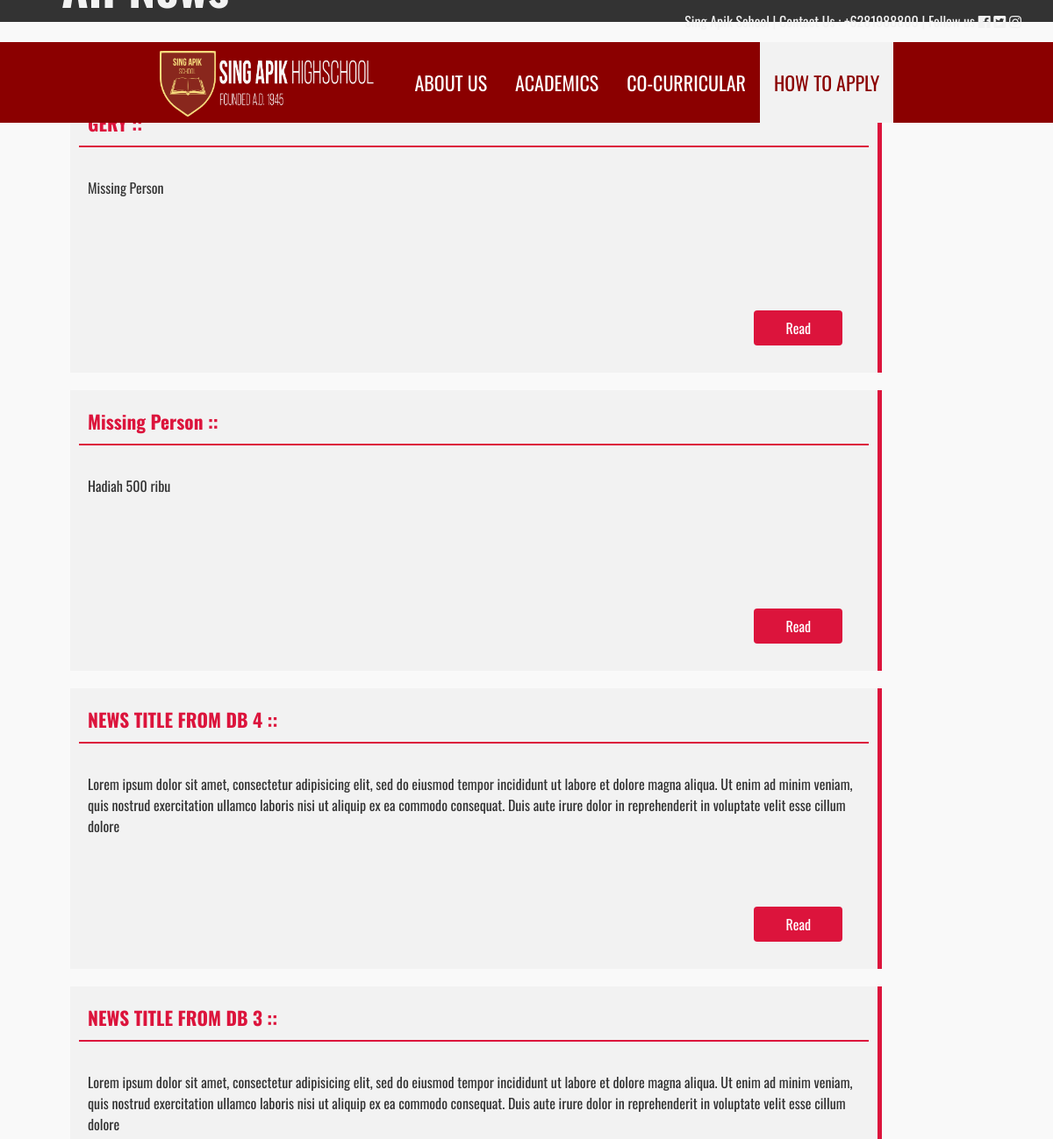
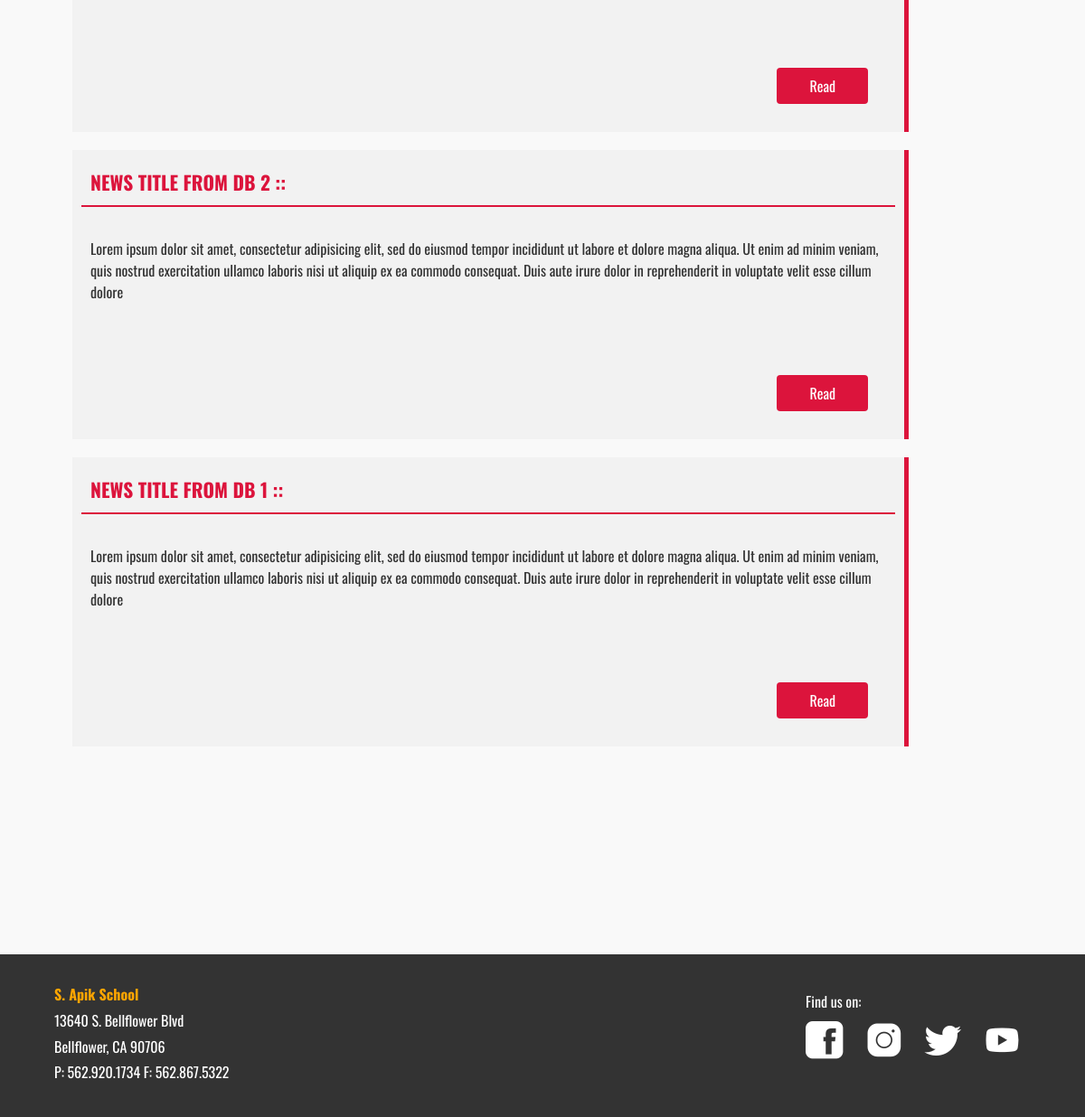
/index.php/web/all_news, run on the app's committed database (2 pictures, top to bottom).
### tables this page shows
CREATE TABLE `news` (
  `news_id` int(11) NOT NULL,
  `news_title` varchar(200) NOT NULL,
  `news_text` text NOT NULL,
  `news_date` date NOT NULL,
  `news_slug` varchar(200) NOT NULL,
  `news_image` text NOT NULL
);

### application/controllers/Web.php (called while the page is built, shortened)
<?php
class Web extends CI_Controller {
	function __construct(){
        $this->load->model('events');
        $this->load->model('news');
        $this->load->model('tuition');
        $this->load->model('schedule');
        $this->load->helper('text');
        $this->load->library('upload');
    }
    public function all_news(){
    	$data=array(
    		'res'=>$this->news->get_all_news()
    	);
    	$this->load->view('template/head');
		$this->load->view('template/nav');
    	$this->load->view('news/news_list',$data);
    	$this->load->view('template/footer');
		$this->load->view('template/foot');
    }
}

### index.php (called while the page is built, shortened)
<?php
require_once BASEPATH.'core/CodeIgniter.php';

### application/models/News.php (called while the page is built, shortened)
<?php
class News extends CI_Model{
    function get_all_news(){
        $hsl=$this->db->query("SELECT * FROM news ORDER BY news_id DESC");
        return $hsl;
    }
}
?>

### application/views/news/news_list.php (the view, shortened to what this page needs)
<div class="mainwrap">
  <div class="contentwrap">
    <h1 class="title">All News</h1>
    <div class="contents">
        <div class="grid-container-3">
            <?php
            function word_limit($string, $word_limit){
                    $words = explode(" ",$string);
                    return implode(" ",array_splice($words,0,$word_limit));
                    }
            foreach ($res->result() as $post) :
            ?>
                <div class="grid-item-3">
                    <div class="cage-evt-3">
                        <h3 class="cage-evt-title-3"><?php echo word_limit($post->news_title,9);?> ::</h3><br>
                        <div class="cage-evt-desc-3">
                            <?php echo word_limit($post->news_text,48);?><br>
                        </div>
                        <div class="mg-button-container-2">
                          <a style="background-color: crimson; color: white;" class="mg-button-2" href="<?php  echo base_url("web/read_news/").$post->news_id;?>">Read</a>
                        </div>
                    </div>
                </div>
            <?php endforeach;?>
        </div>
    </div>
  </div>
</div>

### assets/css/main.css (style rules this page uses)
* { padding:0px; margin:0px; }
html { scroll-behavior: smooth; }
.title { font-family: Oswald; font-size: 36px }

### assets/css/subcontent.css (style rules this page uses)
* { margin: 0; padding: 0; }
body { background-image: url(../images/main_slider1.jpg); background-attachment: fixed; background-size: cover; }
html { scroll-behavior: smooth; }
.mainwrap { margin: auto; }
.contentwrap { margin: auto; }
.contentwrap .title { margin-top: -122px; margin-left: 70px; font-family: Oswald; font-size: 42pt; font-weight: bold; color: #f2f2f2; }
.contents { padding: 70px; min-height: 580px; background-color: #f9f9f9; margin: auto; }
.grid-container-3 { display: grid; grid-template-columns: auto; padding-bottom: 150px; text-align: center; }
.grid-item-3 { text-align: center; }
.cage-evt-3 { font-family: Oswald; background-color: #f2f2f2; border-right: 5px solid crimson; padding:10px; margin:10px; width:900px; height 300px; min-height: 300px; max-height: 300px; overflow: hidden; text-align: left; }
.cage-evt-3 .cage-evt-title-3 { text-align: left; padding: 10px; border-bottom: 2px solid crimson; font-size:16pt; color: crimson; font-style: normal; }
.cage-evt-3 .cage-evt-desc-3 { display:block; min-height: 150px; padding:10px; font-size:12pt; color:#333; font-style: normal; }
.mg-button-2 { text-decoration: none; margin-left: 5px; padding: 8px 36px; border: none; border-radius: 4px; cursor: pointer; }
.mg-button-container-2 { float: right; margin-right: 30px; }

### data on the page
news: news_title "GERY", news_text "Missing Person"
news: news_title "Missing Person", news_text "Hadiah 500 ribu"
news: news_title "NEWS TITLE FROM DB 4", news_text "Lorem ipsum dolor sit amet, consectetur adipisicing elit, sed do eiusmod tempor incididunt ut labore et dolore magna aliqua. Ut enim ad minim veniam, quis nostrud exercitation ullamco laboris nisi ut aliquip ex ea commodo consequat. Duis aute irure dolor in reprehenderit in voluptate velit esse cillum dolore"
news: news_title "NEWS TITLE FROM DB 3", news_text "Lorem ipsum dolor sit amet, consectetur adipisicing elit, sed do eiusmod tempor incididunt ut labore et dolore magna aliqua. Ut enim ad minim veniam, quis nostrud exercitation ullamco laboris nisi ut aliquip ex ea commodo consequat. Duis aute irure dolor in reprehenderit in voluptate velit esse cillum dolore"
news: news_title "NEWS TITLE FROM DB 2", news_text "Lorem ipsum dolor sit amet, consectetur adipisicing elit, sed do eiusmod tempor incididunt ut labore et dolore magna aliqua. Ut enim ad minim veniam, quis nostrud exercitation ullamco laboris nisi ut aliquip ex ea commodo consequat. Duis aute irure dolor in reprehenderit in voluptate velit esse cillum dolore"
news: news_title "NEWS TITLE FROM DB 1", news_text "Lorem ipsum dolor sit amet, consectetur adipisicing elit, sed do eiusmod tempor incididunt ut labore et dolore magna aliqua. Ut enim ad minim veniam, quis nostrud exercitation ullamco laboris nisi ut aliquip ex ea commodo consequat. Duis aute irure dolor in reprehenderit in voluptate velit esse cillum dolore"
